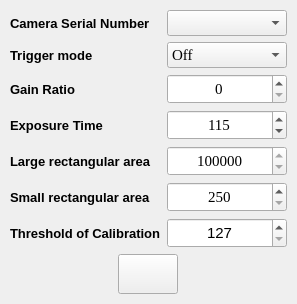
                               <widget class="QFrame" name="frame_13">
                                <property name="minimumSize">
                                 <size>
                                  <width>0</width>
                                  <height>0</height>
                                 </size>
                                </property>
                                <property name="maximumSize">
                                 <size>
                                  <width>16777215</width>
                                  <height>300</height>
                                 </size>
                                </property>
                                <property name="frameShape">
                                 <enum>QFrame::NoFrame</enum>
                                </property>
                                <property name="frameShadow">
                                 <enum>QFrame::Raised</enum>
                                </property>
                                <layout class="QGridLayout" name="gridLayout_6">
                                 <property name="leftMargin">
                                  <number>10</number>
                                 </property>
                                 <property name="topMargin">
                                  <number>10</number>
                                 </property>
                                 <property name="rightMargin">
                                  <number>10</number>
                                 </property>
                                 <property name="bottomMargin">
                                  <number>10</number>
                                 </property>
                                 <item row="6" column="0">
                                  <widget class="QLabel" name="label_12">
                                   <property name="font">
                                    <font>
                                     <pointsize>10</pointsize>
                                     <weight>75</weight>
                                     <bold>true</bold>
                                    </font>
                                   </property>
                                   <property name="text">
                                    <string>Large rectangular area</string>
                                   </property>
                                  </widget>
                                 </item>
                                 <item row="2" column="1">
                                  <widget class="QComboBox" name="comboBox_TriggerMode">
                                   <property name="maximumSize">
                                    <size>
                                     <width>120</width>
                                     <height>16777215</height>
                                    </size>
                                   </property>
                                   <property name="font">
                                    <font>
                                     <family>Times New Roman</family>
                                     <pointsize>11</pointsize>
                                    </font>
                                   </property>
                                   <property name="cursor">
                                    <cursorShape>PointingHandCursor</cursorShape>
                                   </property>
                                   <property name="toolTip">
                                    <string>Trigger mode</string>
                                   </property>
                                   <property name="layoutDirection">
                                    <enum>Qt::LeftToRight</enum>
                                   </property>
                                   <property name="autoFillBackground">
                                    <bool>false</bool>
                                   </property>
                                   <property name="editable">
                                    <bool>false</bool>
                                   </property>
                                   <property name="iconSize">
                                    <size>
                                     <width>18</width>
                                     <height>18</height>
                                    </size>
                                   </property>
                                   <property name="frame">
                                    <bool>true</bool>
                                   </property>
                                   <item>
                                    <property name="text">
                                     <string>Off</string>
                                    </property>
                                   </item>
                                   <item>
                                    <property name="text">
                                     <string>On</string>
                                    </property>
                                   </item>
                                  </widget>
                                 </item>
                                 <item row="8" column="1">
                                  <widget class="QSpinBox" name="threshold_calib_box">
                                   <property name="minimumSize">
                                    <size>
                                     <width>0</width>
                                     <height>30</height>
                                    </size>
                                   </property>
                                   <property name="maximumSize">
                                    <size>
                                     <width>120</width>
                                     <height>30</height>
                                    </size>
                                   </property>
                                   <property name="font">
                                    <font>
                                     <pointsize>11</pointsize>
                                    </font>
                                   </property>
                                   <property name="cursor">
                                    <cursorShape>IBeamCursor</cursorShape>
                                   </property>
                                   <property name="alignment">
                                    <set>Qt::AlignCenter</set>
                                   </property>
                                   <property name="minimum">
                                    <number>127</number>
                                   </property>
                                   <property name="maximum">
                                    <number>255</number>
                                   </property>
                                  </widget>
                                 </item>
                                 <item row="8" column="0">
                                  <widget class="QLabel" name="label_16">
                                   <property name="font">
                                    <font>
                                     <pointsize>10</pointsize>
                                     <weight>75</weight>
                                     <bold>true</bold>
                                    </font>
                                   </property>
                                   <property name="text">
                                    <string>Threshold of Calibration</string>
                                   </property>
                                  </widget>
                                 </item>
                                 <item row="3" column="0">
                                  <widget class="QLabel" name="Gain_ratio">
                                   <property name="font">
                                    <font>
                                     <pointsize>10</pointsize>
                                     <weight>75</weight>
                                     <bold>true</bold>
                                    </font>
                                   </property>
                                   <property name="text">
                                    <string>Gain Ratio</string>
                                   </property>
                                  </widget>
                                 </item>
                                 <item row="5" column="1">
                                  <widget class="QSpinBox" name="exposure_time">
                                   <property name="minimumSize">
                                    <size>
                                     <width>0</width>
                                     <height>30</height>
                                    </size>
                                   </property>
                                   <property name="maximumSize">
                                    <size>
                                     <width>120</width>
                                     <height>30</height>
                                    </size>
                                   </property>
                                   <property name="font">
                                    <font>
                                     <family>Times New Roman</family>
                                     <pointsize>11</pointsize>
                                    </font>
                                   </property>
                                   <property name="cursor">
                                    <cursorShape>IBeamCursor</cursorShape>
                                   </property>
                                   <property name="toolTip">
                                    <string>Exposure Time</string>
                                   </property>
                                   <property name="locale">
                                    <locale language="English" country="UnitedStates"/>
                                   </property>
                                   <property name="alignment">
                                    <set>Qt::AlignCenter</set>
                                   </property>
                                   <property name="minimum">
                                    <number>10</number>
                                   </property>
                                   <property name="maximum">
                                    <number>200000</number>
                                   </property>
                                   <property name="singleStep">
                                    <number>1</number>
                                   </property>
                                   <property name="value">
                                    <number>115</number>
                                   </property>
                                   <property name="displayIntegerBase">
                                    <number>10</number>
                                   </property>
                                  </widget>
                                 </item>
                                 <item row="2" column="0">
                                  <widget class="QLabel" name="label_15">
                                   <property name="font">
                                    <font>
                                     <pointsize>10</pointsize>
                                     <weight>75</weight>
                                     <bold>true</bold>
                                    </font>
                                   </property>
                                   <property name="text">
                                    <string>Trigger mode</string>
                                   </property>
                                  </widget>
                                 </item>
                                 <item row="7" column="0">
                                  <widget class="QLabel" name="label_13">
                                   <property name="font">
                                    <font>
                                     <pointsize>10</pointsize>
                                     <weight>75</weight>
                                     <bold>true</bold>
                                    </font>
                                   </property>
                                   <property name="text">
                                    <string>Small rectangular area</string>
                                   </property>
                                  </widget>
                                 </item>
                                 <item row="3" column="1">
                                  <widget class="QSpinBox" name="Gain_ratio_2">
                                   <property name="minimumSize">
                                    <size>
                                     <width>0</width>
                                     <height>30</height>
                                    </size>
                                   </property>
                                   <property name="maximumSize">
                                    <size>
                                     <width>120</width>
                                     <height>30</height>
                                    </size>
                                   </property>
                                   <property name="font">
                                    <font>
                                     <family>Times New Roman</family>
                                     <pointsize>11</pointsize>
                                    </font>
                                   </property>
                                   <property name="cursor">
                                    <cursorShape>IBeamCursor</cursorShape>
                                   </property>
                                   <property name="toolTip">
                                    <string>Gain Ratio</string>
                                   </property>
                                   <property name="locale">
                                    <locale language="English" country="UnitedStates"/>
                                   </property>
                                   <property name="alignment">
                                    <set>Qt::AlignCenter</set>
                                   </property>
                                   <property name="minimum">
                                    <number>0</number>
                                   </property>
                                   <property name="maximum">
                                    <number>30</number>
                                   </property>
                                   <property name="singleStep">
                                    <number>2</number>
                                   </property>
                                   <property name="value">
                                    <number>0</number>
                                   </property>
                                  </widget>
                                 </item>
                                 <item row="0" column="0">
                                  <widget class="QLabel" name="label_9">
                                   <property name="font">
                                    <font>
                                     <pointsize>10</pointsize>
                                     <weight>75</weight>
                                     <bold>true</bold>
                                    </font>
                                   </property>
                                   <property name="text">
                                    <string>Camera Serial Number</string>
                                   </property>
                                  </widget>
                                 </item>
                                 <item row="5" column="0">
                                  <widget class="QLabel" name="Exposure_time">
                                   <property name="font">
                                    <font>
                                     <pointsize>10</pointsize>
                                     <weight>75</weight>
                                     <bold>true</bold>
                                    </font>
                                   </property>
                                   <property name="text">
                                    <string>Exposure Time</string>
                                   </property>
                                  </widget>
                                 </item>
                                 <item row="6" column="1">
                                  <widget class="QSpinBox" name="large_area_box">
                                   <property name="minimumSize">
                                    <size>
                                     <width>0</width>
                                     <height>30</height>
                                    </size>
                                   </property>
                                   <property name="font">
                                    <font>
                                     <family>Times New Roman</family>
                                     <pointsize>11</pointsize>
                                    </font>
                                   </property>
                                   <property name="cursor">
                                    <cursorShape>IBeamCursor</cursorShape>
                                   </property>
                                   <property name="alignment">
                                    <set>Qt::AlignCenter</set>
                                   </property>
                                   <property name="minimum">
                                    <number>175000</number>
                                   </property>
                                   <property name="maximum">
                                    <number>1000000</number>
                                   </property>
                                  </widget>
                                 </item>
                                 <item row="0" column="1">
                                  <widget class="QComboBox" name="comboBox_SerialNumber">
                                   <property name="minimumSize">
                                    <size>
                                     <width>120</width>
                                     <height>0</height>
                                    </size>
                                   </property>
                                   <property name="maximumSize">
                                    <size>
                                     <width>120</width>
                                     <height>16777215</height>
                                    </size>
                                   </property>
                                   <property name="font">
                                    <font>
                                     <family>Times New Roman</family>
                                     <pointsize>11</pointsize>
                                    </font>
                                   </property>
                                   <property name="currentIndex">
                                    <number>-1</number>
                                   </property>
                                   <property name="iconSize">
                                    <size>
                                     <width>18</width>
                                     <height>18</height>
                                    </size>
                                   </property>
                                  </widget>
                                 </item>
                                 <item row="7" column="1">
                                  <widget class="QSpinBox" name="small_area_box">
                                   <property name="minimumSize">
                                    <size>
                                     <width>0</width>
                                     <height>30</height>
                                    </size>
                                   </property>
                                   <property name="maximumSize">
                                    <size>
                                     <width>120</width>
                                     <height>30</height>
                                    </size>
                                   </property>
                                   <property name="font">
                                    <font>
                                     <family>Times New Roman</family>
                                     <pointsize>11</pointsize>
                                    </font>
                                   </property>
                                   <property name="cursor">
                                    <cursorShape>IBeamCursor</cursorShape>
                                   </property>
                                   <property name="alignment">
                                    <set>Qt::AlignCenter</set>
                                   </property>
                                   <property name="minimum">
                                    <number>250</number>
                                   </property>
                                   <property name="maximum">
                                    <number>10000</number>
                                   </property>
                                  </widget>
                                 </item>
                                 <item row="9" column="0" colspan="2">
                                  <layout class="QHBoxLayout" name="horizontalLayout_46">
                                   <item>
                                    <widget class="QPushButton" name="apply_btn_cam_setting">
                                     <property name="enabled">
                                      <bool>true</bool>
                                     </property>
                                     <property name="minimumSize">
                                      <size>
                                       <width>50</width>
                                       <height>40</height>
                                      </size>
                                     </property>
                                     <property name="maximumSize">
                                      <size>
                                       <width>60</width>
                                       <height>16777215</height>
                                      </size>
                                     </property>
                                     <property name="font">
                                      <font>
                                       <family>Times New Roman</family>
                                       <pointsize>8</pointsize>
                                       <weight>75</weight>
                                       <bold>true</bold>
                                      </font>
                                     </property>
                                     <property name="cursor">
                                      <cursorShape>PointingHandCursor</cursorShape>
                                     </property>
                                     <property name="toolTip">
                                      <string>Apply</string>
                                     </property>
                                     <property name="styleSheet">
                                      <string notr="true"/>
                                     </property>
                                     <property name="text">
                                      <string/>
                                     </property>
                                     <property name="icon">
                                      <iconset>
                                       <normaloff>Icons/okk (1).png</normaloff>Icons/okk (1).png</iconset>
                                     </property>
                                     <property name="iconSize">
                                      <size>
                                       <width>25</width>
                                       <height>25</height>
                                      </size>
                                     </property>
                                     <property name="autoRepeatInterval">
                                      <number>100</number>
                                     </property>
                                    </widget>
                                   </item>
                                  </layout>
                                 </item>
                                </layout>
                               </widget>
